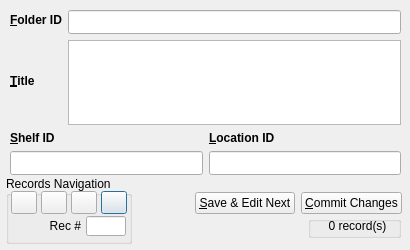
<?xml version="1.0" encoding="UTF-8"?>
<ui version="4.0">
 <class>EditFolder</class>
 <widget class="QDialog" name="EditFolder">
  <property name="windowModality">
   <enum>Qt::NonModal</enum>
  </property>
  <property name="geometry">
   <rect>
    <x>0</x>
    <y>0</y>
    <width>410</width>
    <height>250</height>
   </rect>
  </property>
  <property name="minimumSize">
   <size>
    <width>410</width>
    <height>250</height>
   </size>
  </property>
  <property name="maximumSize">
   <size>
    <width>410</width>
    <height>250</height>
   </size>
  </property>
  <property name="windowTitle">
   <string>Edit Folder</string>
  </property>
  <property name="windowIcon">
   <iconset resource="../resources/res.qrc">
    <normaloff>:/toolbar/folder-new.png</normaloff>:/toolbar/folder-new.png</iconset>
  </property>
  <widget class="QWidget" name="verticalLayoutWidget_6">
   <property name="geometry">
    <rect>
     <x>10</x>
     <y>10</y>
     <width>391</width>
     <height>165</height>
    </rect>
   </property>
   <layout class="QVBoxLayout" name="VL100">
    <item>
     <layout class="QHBoxLayout" name="HL110">
      <item>
       <layout class="QVBoxLayout" name="VL112">
        <item>
         <widget class="QLabel" name="LblFolderID">
          <property name="sizePolicy">
           <sizepolicy hsizetype="Preferred" vsizetype="Fixed">
            <horstretch>0</horstretch>
            <verstretch>0</verstretch>
           </sizepolicy>
          </property>
          <property name="minimumSize">
           <size>
            <width>0</width>
            <height>20</height>
           </size>
          </property>
          <property name="font">
           <font>
            <pointsize>9</pointsize>
            <weight>75</weight>
            <bold>true</bold>
           </font>
          </property>
          <property name="text">
           <string>&amp;Folder ID</string>
          </property>
          <property name="buddy">
           <cstring>lineEdit0folder_id</cstring>
          </property>
         </widget>
        </item>
        <item>
         <widget class="QLabel" name="LblTitle">
          <property name="font">
           <font>
            <pointsize>9</pointsize>
            <weight>75</weight>
            <bold>true</bold>
           </font>
          </property>
          <property name="text">
           <string>&amp;Title</string>
          </property>
          <property name="buddy">
           <cstring>textEdit0folder_title</cstring>
          </property>
         </widget>
        </item>
       </layout>
      </item>
      <item>
       <layout class="QHBoxLayout" name="HL111">
        <item>
         <layout class="QVBoxLayout" name="VL1111">
          <item>
           <widget class="QLineEdit" name="lineEdit0folder_id">
            <property name="minimumSize">
             <size>
              <width>0</width>
              <height>24</height>
             </size>
            </property>
            <property name="font">
             <font>
              <pointsize>9</pointsize>
             </font>
            </property>
           </widget>
          </item>
          <item>
           <widget class="QTextEdit" name="textEdit0folder_title">
            <property name="font">
             <font>
              <pointsize>9</pointsize>
             </font>
            </property>
           </widget>
          </item>
         </layout>
        </item>
       </layout>
      </item>
     </layout>
    </item>
    <item>
     <layout class="QVBoxLayout" name="VL120_2">
      <item>
       <layout class="QHBoxLayout" name="HL122_2">
        <item>
         <widget class="QLabel" name="LblEndDate_2">
          <property name="font">
           <font>
            <pointsize>9</pointsize>
            <weight>75</weight>
            <bold>true</bold>
           </font>
          </property>
          <property name="text">
           <string>&amp;Shelf ID</string>
          </property>
          <property name="buddy">
           <cstring>lineEdit0folder_shelf_id</cstring>
          </property>
         </widget>
        </item>
        <item>
         <widget class="QLabel" name="LblStartDate_2">
          <property name="font">
           <font>
            <pointsize>9</pointsize>
            <weight>75</weight>
            <bold>true</bold>
           </font>
          </property>
          <property name="text">
           <string>&amp;Location ID</string>
          </property>
          <property name="buddy">
           <cstring>lineEdit0folder_loc_id</cstring>
          </property>
         </widget>
        </item>
       </layout>
      </item>
      <item>
       <layout class="QHBoxLayout" name="HL121_2">
        <item>
         <widget class="QLineEdit" name="lineEdit0folder_shelf_id">
          <property name="minimumSize">
           <size>
            <width>0</width>
            <height>24</height>
           </size>
          </property>
          <property name="font">
           <font>
            <pointsize>9</pointsize>
           </font>
          </property>
         </widget>
        </item>
        <item>
         <widget class="QLineEdit" name="lineEdit0folder_loc_id">
          <property name="minimumSize">
           <size>
            <width>0</width>
            <height>24</height>
           </size>
          </property>
          <property name="font">
           <font>
            <pointsize>9</pointsize>
           </font>
          </property>
         </widget>
        </item>
       </layout>
      </item>
     </layout>
    </item>
   </layout>
  </widget>
  <widget class="QWidget" name="horizontalLayoutWidget">
   <property name="geometry">
    <rect>
     <x>135</x>
     <y>216</y>
     <width>266</width>
     <height>22</height>
    </rect>
   </property>
   <layout class="QHBoxLayout" name="HL101">
    <item>
     <spacer name="horizontalSpacer">
      <property name="orientation">
       <enum>Qt::Horizontal</enum>
      </property>
      <property name="sizeHint" stdset="0">
       <size>
        <width>40</width>
        <height>20</height>
       </size>
      </property>
     </spacer>
    </item>
    <item>
     <widget class="QGroupBox" name="GB2">
      <property name="sizePolicy">
       <sizepolicy hsizetype="Fixed" vsizetype="Preferred">
        <horstretch>0</horstretch>
        <verstretch>0</verstretch>
       </sizepolicy>
      </property>
      <property name="minimumSize">
       <size>
        <width>93</width>
        <height>0</height>
       </size>
      </property>
      <property name="title">
       <string/>
      </property>
      <widget class="QLabel" name="LblTotalRecords">
       <property name="geometry">
        <rect>
         <x>4</x>
         <y>0</y>
         <width>91</width>
         <height>20</height>
        </rect>
       </property>
       <property name="sizePolicy">
        <sizepolicy hsizetype="Fixed" vsizetype="Preferred">
         <horstretch>0</horstretch>
         <verstretch>0</verstretch>
        </sizepolicy>
       </property>
       <property name="minimumSize">
        <size>
         <width>65</width>
         <height>0</height>
        </size>
       </property>
       <property name="text">
        <string>0 record(s)</string>
       </property>
       <property name="alignment">
        <set>Qt::AlignCenter</set>
       </property>
      </widget>
     </widget>
    </item>
   </layout>
  </widget>
  <widget class="QGroupBox" name="GB1">
   <property name="geometry">
    <rect>
     <x>6</x>
     <y>176</y>
     <width>126</width>
     <height>68</height>
    </rect>
   </property>
   <property name="maximumSize">
    <size>
     <width>16777215</width>
     <height>68</height>
    </size>
   </property>
   <property name="title">
    <string>Records Navigation</string>
   </property>
   <widget class="QLabel" name="LblRecNo">
    <property name="geometry">
     <rect>
      <x>10</x>
      <y>40</y>
      <width>65</width>
      <height>20</height>
     </rect>
    </property>
    <property name="sizePolicy">
     <sizepolicy hsizetype="Fixed" vsizetype="Preferred">
      <horstretch>0</horstretch>
      <verstretch>0</verstretch>
     </sizepolicy>
    </property>
    <property name="minimumSize">
     <size>
      <width>65</width>
      <height>0</height>
     </size>
    </property>
    <property name="text">
     <string>Rec #</string>
    </property>
    <property name="alignment">
     <set>Qt::AlignRight|Qt::AlignTrailing|Qt::AlignVCenter</set>
    </property>
    <property name="buddy">
     <cstring>lineEditRecordNo</cstring>
    </property>
   </widget>
   <widget class="QLineEdit" name="lineEditRecordNo">
    <property name="geometry">
     <rect>
      <x>80</x>
      <y>40</y>
      <width>40</width>
      <height>20</height>
     </rect>
    </property>
    <property name="minimumSize">
     <size>
      <width>40</width>
      <height>0</height>
     </size>
    </property>
    <property name="maximumSize">
     <size>
      <width>40</width>
      <height>16777215</height>
     </size>
    </property>
    <property name="alignment">
     <set>Qt::AlignCenter</set>
    </property>
   </widget>
   <widget class="QPushButton" name="pushButtonLast">
    <property name="geometry">
     <rect>
      <x>95</x>
      <y>15</y>
      <width>26</width>
      <height>23</height>
     </rect>
    </property>
    <property name="text">
     <string/>
    </property>
    <property name="icon">
     <iconset resource="../resources/res.qrc">
      <normaloff>:/navigate/control-stop-right-icon.png</normaloff>:/navigate/control-stop-right-icon.png</iconset>
    </property>
    <property name="iconSize">
     <size>
      <width>32</width>
      <height>32</height>
     </size>
    </property>
   </widget>
   <widget class="QPushButton" name="pushButtonNext">
    <property name="geometry">
     <rect>
      <x>65</x>
      <y>15</y>
      <width>26</width>
      <height>23</height>
     </rect>
    </property>
    <property name="text">
     <string/>
    </property>
    <property name="icon">
     <iconset resource="../resources/res.qrc">
      <normaloff>:/navigate/control-double-right-icon.png</normaloff>:/navigate/control-double-right-icon.png</iconset>
    </property>
    <property name="iconSize">
     <size>
      <width>32</width>
      <height>32</height>
     </size>
    </property>
   </widget>
   <widget class="QPushButton" name="pushButtonPrev">
    <property name="geometry">
     <rect>
      <x>35</x>
      <y>15</y>
      <width>26</width>
      <height>23</height>
     </rect>
    </property>
    <property name="text">
     <string/>
    </property>
    <property name="icon">
     <iconset resource="../resources/res.qrc">
      <normaloff>:/navigate/control-double-left-icon.png</normaloff>:/navigate/control-double-left-icon.png</iconset>
    </property>
    <property name="iconSize">
     <size>
      <width>32</width>
      <height>32</height>
     </size>
    </property>
   </widget>
   <widget class="QPushButton" name="pushButtonFirst">
    <property name="geometry">
     <rect>
      <x>5</x>
      <y>15</y>
      <width>26</width>
      <height>23</height>
     </rect>
    </property>
    <property name="text">
     <string/>
    </property>
    <property name="icon">
     <iconset resource="../resources/res.qrc">
      <normaloff>:/navigate/control-stop-left-icon.png</normaloff>:/navigate/control-stop-left-icon.png</iconset>
    </property>
    <property name="iconSize">
     <size>
      <width>32</width>
      <height>32</height>
     </size>
    </property>
   </widget>
  </widget>
  <widget class="QWidget" name="horizontalLayoutWidget_2">
   <property name="geometry">
    <rect>
     <x>136</x>
     <y>191</y>
     <width>266</width>
     <height>25</height>
    </rect>
   </property>
   <layout class="QHBoxLayout" name="horizontalLayout">
    <item>
     <spacer name="horizontalSpacer_2">
      <property name="orientation">
       <enum>Qt::Horizontal</enum>
      </property>
      <property name="sizeHint" stdset="0">
       <size>
        <width>40</width>
        <height>20</height>
       </size>
      </property>
     </spacer>
    </item>
    <item>
     <widget class="QPushButton" name="pushButtonAddMore">
      <property name="sizePolicy">
       <sizepolicy hsizetype="Fixed" vsizetype="Fixed">
        <horstretch>0</horstretch>
        <verstretch>0</verstretch>
       </sizepolicy>
      </property>
      <property name="minimumSize">
       <size>
        <width>95</width>
        <height>0</height>
       </size>
      </property>
      <property name="text">
       <string>&amp;Save &amp;&amp; Edit Next</string>
      </property>
     </widget>
    </item>
    <item>
     <widget class="QPushButton" name="pushButtonCommitAll">
      <property name="sizePolicy">
       <sizepolicy hsizetype="Fixed" vsizetype="Fixed">
        <horstretch>0</horstretch>
        <verstretch>0</verstretch>
       </sizepolicy>
      </property>
      <property name="minimumSize">
       <size>
        <width>95</width>
        <height>0</height>
       </size>
      </property>
      <property name="text">
       <string>&amp;Commit Changes</string>
      </property>
     </widget>
    </item>
   </layout>
  </widget>
 </widget>
 <tabstops>
  <tabstop>lineEdit0folder_id</tabstop>
  <tabstop>textEdit0folder_title</tabstop>
  <tabstop>lineEdit0folder_shelf_id</tabstop>
  <tabstop>lineEdit0folder_loc_id</tabstop>
  <tabstop>pushButtonAddMore</tabstop>
  <tabstop>pushButtonCommitAll</tabstop>
  <tabstop>lineEditRecordNo</tabstop>
  <tabstop>pushButtonFirst</tabstop>
  <tabstop>pushButtonPrev</tabstop>
  <tabstop>pushButtonNext</tabstop>
  <tabstop>pushButtonLast</tabstop>
 </tabstops>
 <resources>
  <include location="../resources/res.qrc"/>
 </resources>
 <connections/>
</ui>
